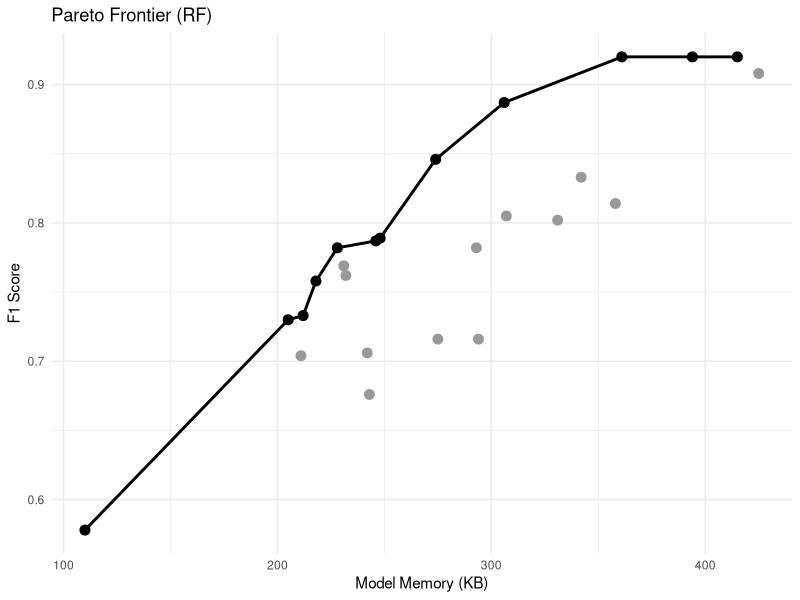

Recreate this plot in R.
library(ggplot2)
library(dplyr)

df_rf <- read.csv("rf.csv")

df_pareto_rf <- df_rf %>%
  arrange(model_memory_kb, desc(f1_score)) %>%
  mutate(best_so_far = cummax(f1_score)) %>%
  filter(f1_score == best_so_far) %>%   # ✅ FIX HERE
  distinct(model_memory_kb, f1_score, .keep_all = TRUE)

ggplot(df_rf, aes(x = model_memory_kb, y = f1_score)) +
  geom_point(color = "grey60", size = 3) +
  geom_line(data = df_pareto_rf, color = "black", linewidth = 1) +
  geom_point(data = df_pareto_rf, color = "black", size = 3) +
  theme_minimal() +
  labs(
    title = "Pareto Frontier (RF)",
    x = "Model Memory (KB)",
    y = "F1 Score"
  )
